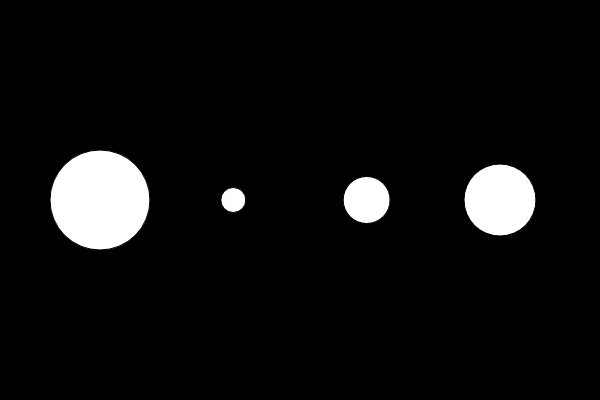
Frame 1 (no input)
Frame 60 (no input): identical to frame 1, image omitted
Frame 120 (the mouse pressed at the canvas centre since frame 60): identical to frame 1, image omitted

The p5.js sketch that drew this single still picture (run headless with seeded random() and noise() and a simulated clock; from frame 60 on, the mouse is pressed at the canvas centre):

// p5.js sketch
// ── sketch.js
var nums = [100, 25, 47, 72];

function setup() {
    createCanvas(600, 400);
}

function draw() {
    background(0);
    fill(255);
    for (let i = 0; i < nums.length; i++) {
        ellipse(map(i, 0, nums.length - 1, 100, width - 100), 200, nums[i]);
        //ellipse(i*100,200,nums[i])
    }
}
